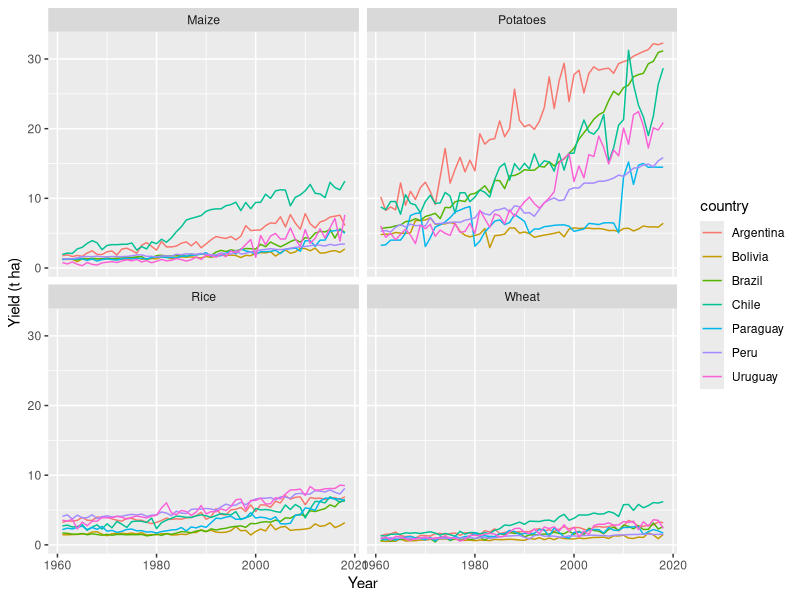
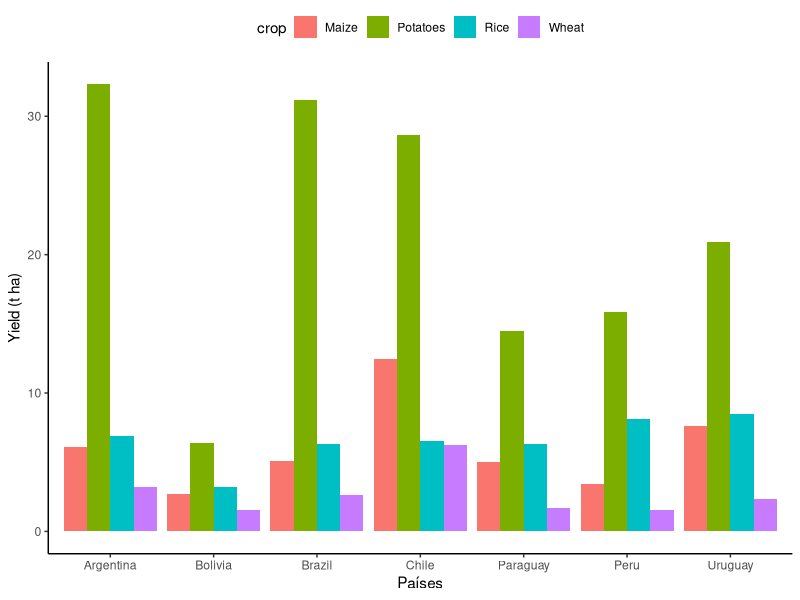

Reproduce these figures in R, in order.
## ---- chunk 1
knitr::opts_chunk$set(echo = TRUE)
## ---- chunk 2
library(tidyverse)
## ---- chunk 3
key_crops <- read_csv("FAOSTAT_data_11-18-2020.csv")
## ---- chunk 4
key_crops
## ---- chunk 5
long_crops <- key_crops %>% 
  separate(Area, c("country"), sep = " ") %>%
  separate(Item, c("crop"), sep = ",") %>%
  mutate(yield = Value / 10000) %>%
  select(country, crop, Year, yield) %>%
  filter(country %in% c("Argentina", 
                        "Bolivia", 
                        "Brazil",
                        "Chile",
                        "Paraguay",
                        "Peru",
                        "Uruguay")
  )
## ---- chunk 6
long_crops
## ---- chunk 7
long_crops %>%
  ggplot(aes(Year, yield, color = country)) +
  geom_line() +
  facet_wrap(~crop, ncol = 2) +
  labs(x = "Year", y = "Yield (t ha)")
## ---- chunk 8
yearfs <- long_crops %>%
  filter(Year == 2018)

# seleccion de tema para la gráfica
theme_set(
  theme_classic() +
    theme(legend.position = "top")
)

#Generando gráfica de barras
ggplot(yearfs, aes(x=country, y=yield, fill=crop)) +
  geom_bar(stat="identity", position = position_dodge()) +
  labs(x = "Países", y = "Yield (t ha)")
